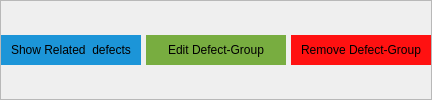
                                 <widget class="QFrame" name="frame_129">
                                  <property name="minimumSize">
                                   <size>
                                    <width>270</width>
                                    <height>38</height>
                                   </size>
                                  </property>
                                  <property name="frameShape">
                                   <enum>QFrame::StyledPanel</enum>
                                  </property>
                                  <property name="frameShadow">
                                   <enum>QFrame::Raised</enum>
                                  </property>
                                  <layout class="QHBoxLayout" name="horizontalLayout_97">
                                   <property name="spacing">
                                    <number>5</number>
                                   </property>
                                   <property name="leftMargin">
                                    <number>0</number>
                                   </property>
                                   <property name="topMargin">
                                    <number>0</number>
                                   </property>
                                   <property name="rightMargin">
                                    <number>0</number>
                                   </property>
                                   <property name="bottomMargin">
                                    <number>0</number>
                                   </property>
                                   <item>
                                    <widget class="QPushButton" name="show_realated_defect_btn">
                                     <property name="minimumSize">
                                      <size>
                                       <width>140</width>
                                       <height>30</height>
                                      </size>
                                     </property>
                                     <property name="cursor">
                                      <cursorShape>PointingHandCursor</cursorShape>
                                     </property>
                                     <property name="styleSheet">
                                      <string notr="true">QPushButton{
background: #1C95D8;
border: Transparent;
}

QPushButton:disabled {
    background-color: #8D8D8D;
}
QPushButton:pressed {
	background-color: rgb(0, 0, 0);
}</string>
                                     </property>
                                     <property name="text">
                                      <string>Show Related  defects</string>
                                     </property>
                                    </widget>
                                   </item>
                                   <item>
                                    <widget class="QPushButton" name="edit_defect_group_btn">
                                     <property name="minimumSize">
                                      <size>
                                       <width>140</width>
                                       <height>30</height>
                                      </size>
                                     </property>
                                     <property name="cursor">
                                      <cursorShape>PointingHandCursor</cursorShape>
                                     </property>
                                     <property name="styleSheet">
                                      <string notr="true">QPushButton{
background: #78AD40;
border: Transparent;
}

QPushButton:disabled {
    background-color: #8D8D8D;
}
QPushButton:pressed {
	background-color: rgb(0, 0, 0);
}</string>
                                     </property>
                                     <property name="text">
                                      <string>Edit Defect-Group</string>
                                     </property>
                                    </widget>
                                   </item>
                                   <item>
                                    <widget class="QPushButton" name="remove_defect_group_btn">
                                     <property name="minimumSize">
                                      <size>
                                       <width>140</width>
                                       <height>30</height>
                                      </size>
                                     </property>
                                     <property name="cursor">
                                      <cursorShape>PointingHandCursor</cursorShape>
                                     </property>
                                     <property name="styleSheet">
                                      <string notr="true">QPushButton{
background: #FF1111;
border: Transparent;
}

QPushButton:disabled {
    background-color: #8D8D8D;
}
QPushButton:pressed {
	background-color: rgb(0, 0, 0);
}</string>
                                     </property>
                                     <property name="text">
                                      <string>Remove Defect-Group</string>
                                     </property>
                                    </widget>
                                   </item>
                                  </layout>
                                 </widget>
